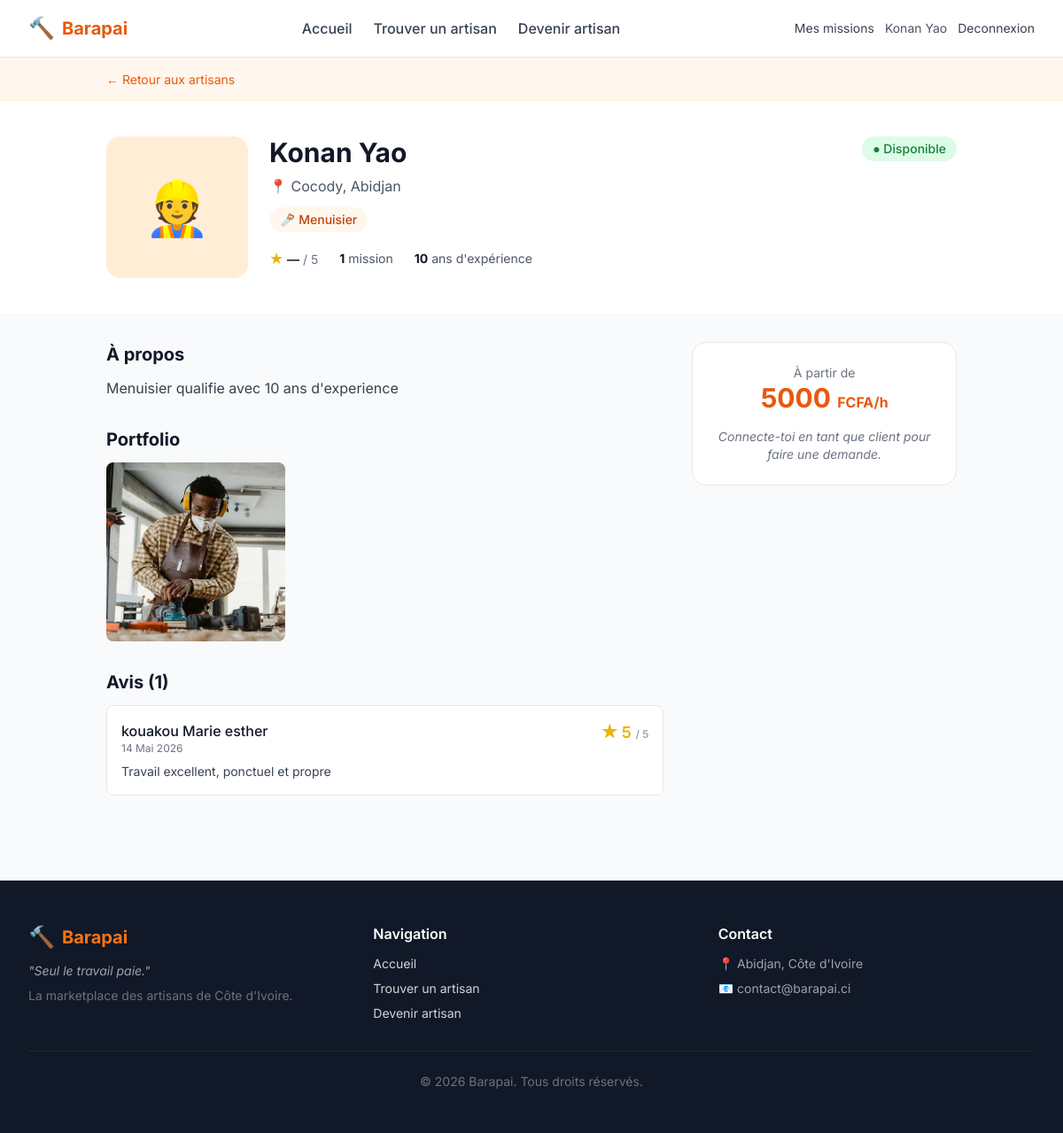
The app's page /artisans/1/ (signed in) with its own data.
### apps/accounts/models.py (models this page shows, shortened)
class User(AbstractUser):
    class Role(models.TextChoices):
        CLIENT = 'CLIENT', _('Client')
        ARTISAN = 'ARTISAN', _('Artisan')
    username = None
    email = models.EmailField(_('Adresse email'), unique=True)
    phone = models.CharField(_('Telephone'), max_length=20, blank=True)
    full_name = models.CharField(_('Nom complet'), max_length=150)
    role = models.CharField(
        _('Role'),
        max_length=10,
        choices=Role.choices,
        default=Role.CLIENT,
    )
    is_phone_verified = models.BooleanField(_('Telephone verifie'), default=False)
    USERNAME_FIELD = 'email'  # email sert d'identifiant
    REQUIRED_FIELDS = ['full_name']  # demande lors de createsuperuser
    objects = UserManager()
    class Meta:
        verbose_name = _('Utilisateur')
        verbose_name_plural = _('Utilisateurs')
    @property
    def is_artisan(self):
        return self.role == self.Role.ARTISAN
    @property
    def is_client(self):
        return self.role == self.Role.CLIENT

class ArtisanProfile(models.Model):
    user = models.OneToOneField(
        User,
        on_delete=models.CASCADE,
        related_name='artisan_profile',
        limit_choices_to={'role': User.Role.ARTISAN},
        verbose_name=_('Utilisateur'),
    )
    bio = models.TextField(_('Biographie / description'), blank=True)
    years_experience = models.PositiveSmallIntegerField(
        _("Annees d'experience"), default=0
    )
    hourly_rate = models.PositiveIntegerField(
        _('Tarif horaire (FCFA)'), null=True, blank=True
    )
    is_available = models.BooleanField(_('Disponible'), default=True)
    categories = models.ManyToManyField(
        'catalog.Category',
        related_name='artisans',
        blank=True,
        verbose_name=_('Categories de metiers'),
    )
    profile_picture = models.ImageField(
        _('Photo de profil'),
        upload_to='profile_pictures/',
        blank=True,
        null=True,
    )
    city = models.CharField(_('Ville'), max_length=100, default='Abidjan')
    neighborhood = models.CharField(_('Quartier'), max_length=100, blank=True)
    latitude = models.FloatField(_('Latitude'), null=True, blank=True)
    longitude = models.FloatField(_('Longitude'), null=True, blank=True)
    average_rating = models.DecimalField(
        _('Note moyenne'),
        max_digits=3, decimal_places=2,
        default=0,
    )
    total_jobs = models.PositiveIntegerField(_('Missions terminees'), default=0)
    is_verified_by_admin = models.BooleanField(
        _('Verifie par admin'), default=False
    )
    created_at = models.DateTimeField(auto_now_add=True)
    updated_at = models.DateTimeField(auto_now=True)
    class Meta:
        verbose_name = _('Profil artisan')
        verbose_name_plural = _('Profils artisans')
        ordering = ['-created_at']

### apps/catalog/models.py (models this page shows, shortened)
class Category(models.Model):
    name = models.CharField(_('Nom'), max_length=100, unique=True)
    slug = models.SlugField(_('Slug'), max_length=100, unique=True)
    icon = models.CharField(
        _('Icone (emoji ou nom)'),
        max_length=50,
        blank=True,
        help_text=_('Ex: 🔧 ou wrench (nom lucide-icon)'),
    )
    description = models.TextField(_('Description'), blank=True)
    is_active = models.BooleanField(_('Active'), default=True)
    created_at = models.DateTimeField(auto_now_add=True)
    class Meta:
        verbose_name = _('Categorie')
        verbose_name_plural = _('Categories')
        ordering = ['name']

class PortfolioImage(models.Model):
    artisan = models.ForeignKey(
        'accounts.ArtisanProfile',
        on_delete=models.CASCADE,
        related_name='portfolio_images',
        verbose_name=_('Artisan'),
    )
    image = models.ImageField(_('Image'), upload_to='portfolio/')
    caption = models.CharField(_('Legende'), max_length=200, blank=True)
    uploaded_at = models.DateTimeField(auto_now_add=True)
    class Meta:
        verbose_name = _('Photo de portfolio')
        verbose_name_plural = _('Photos de portfolio')
        ordering = ['-uploaded_at']

### apps/services/models.py (models this page shows, shortened)
class Review(models.Model):
    service_request = models.OneToOneField(
        ServiceRequest,
        on_delete=models.CASCADE,
        related_name='review',
        verbose_name=_('Mission'),
    )
    rating = models.PositiveSmallIntegerField(
        _('Note (1 a 5)'),
        validators=[MinValueValidator(1), MaxValueValidator(5)],
    )
    comment = models.TextField(_('Commentaire'), blank=True)
    created_at = models.DateTimeField(auto_now_add=True)
    class Meta:
        verbose_name = _('Avis')
        verbose_name_plural = _('Avis')
        ordering = ['-created_at']

class ServiceRequest(models.Model):
    class Status(models.TextChoices):
        PENDING = 'PENDING', _('En attente')
        ACCEPTED = 'ACCEPTED', _('Acceptee')
        REJECTED = 'REJECTED', _('Refusee')
        COMPLETED = 'COMPLETED', _('Terminee')
        CANCELLED = 'CANCELLED', _('Annulee')
    client = models.ForeignKey(
        'accounts.User',
        on_delete=models.CASCADE,
        related_name='requests_made',
        limit_choices_to={'role': 'CLIENT'},
        verbose_name=_('Client'),
    )
    artisan = models.ForeignKey(
        'accounts.ArtisanProfile',
        on_delete=models.CASCADE,
        related_name='requests_received',
        verbose_name=_('Artisan'),
    )
    category = models.ForeignKey(
        'catalog.Category',
        on_delete=models.PROTECT,
        related_name='service_requests',
        verbose_name=_('Categorie'),
    )
    title = models.CharField(_('Titre'), max_length=200)
    description = models.TextField(_('Description'))
    budget_min = models.PositiveIntegerField(_('Budget min (FCFA)'), null=True, blank=True)
    budget_max = models.PositiveIntegerField(_('Budget max (FCFA)'), null=True, blank=True)
    address = models.CharField(_('Adresse'), max_length=255, blank=True)
    latitude = models.FloatField(_('Latitude'), null=True, blank=True)
    longitude = models.FloatField(_('Longitude'), null=True, blank=True)
    status = models.CharField(
        _('Statut'),
        max_length=20,
        choices=Status.choices,
        default=Status.PENDING,
    )
    created_at = models.DateTimeField(auto_now_add=True)
    updated_at = models.DateTimeField(auto_now=True)
    completed_at = models.DateTimeField(_('Termine le'), null=True, blank=True)
    class Meta:
        verbose_name = _('Demande de service')
        verbose_name_plural = _('Demandes de services')
        ordering = ['-created_at']

### apps/catalog/views.py (the view)
# urls.py: path('<int:pk>/', views.artisan_detail, name='artisan_detail'),
def artisan_detail(request, pk):
    artisan = get_object_or_404(
        ArtisanProfile.objects
        .select_related('user')
        .prefetch_related('categories', 'portfolio_images'),
        pk=pk,
    )
    recent_reviews = (
        Review.objects
        .filter(service_request__artisan=artisan)
        .select_related('service_request__client')
        .order_by('-created_at')[:5]
    )
    return render(request, 'catalog/artisan_detail.html', {
        'artisan': artisan,
        'recent_reviews': recent_reviews,
    })

### templates/catalog/artisan_detail.html (shortened to what this page needs)
{% extends 'base.html' %}
{% block content %}
<div class="bg-orange-50 border-b border-orange-100">
    <div class="max-w-5xl mx-auto px-4 sm:px-6 lg:px-8 py-3">
        <a href="{% url 'catalog:artisans_list' %}" class="text-sm text-orange-600 hover:underline">
            ← Retour aux artisans
        </a>
    </div>
</div>
<section class="bg-white">
    <div class="max-w-5xl mx-auto px-4 sm:px-6 lg:px-8 py-10">
        <div class="flex flex-col md:flex-row gap-6 items-start">
            {% if artisan.profile_picture %}
                <img src="{{ artisan.profile_picture.url }}" alt="{{ artisan.user.full_name }}"
                     class="w-32 h-32 md:w-40 md:h-40 rounded-2xl object-cover">
            {% else %}
                <div class="w-32 h-32 md:w-40 md:h-40 rounded-2xl bg-orange-100 flex items-center justify-center text-6xl">
                    👷
                </div>
            {% endif %}
            <div class="flex-1">
                <div class="flex flex-wrap items-start justify-between gap-3 mb-2">
                    <h1 class="text-3xl font-bold text-gray-900">{{ artisan.user.full_name }}</h1>
                    {% if artisan.is_available %}
                        <span class="bg-green-100 text-green-700 text-sm px-3 py-1 rounded-full font-medium">
                            ● Disponible
                        </span>
                    {% else %}
                        <span class="bg-gray-100 text-gray-500 text-sm px-3 py-1 rounded-full">
                            Occupé
                        </span>
                    {% endif %}
                </div>
                <p class="text-gray-600 mb-3">
                    📍 {% if artisan.neighborhood %}{{ artisan.neighborhood }}, {% endif %}{{ artisan.city }}
                </p>
                <div class="flex flex-wrap gap-2 mb-4">
                    {% for cat in artisan.categories.all %}
                        <span class="text-sm bg-orange-50 text-orange-700 px-3 py-1 rounded-full font-medium">
                            {{ cat.icon }} {{ cat.name }}
                        </span>
                    {% endfor %}
                </div>
                <div class="flex flex-wrap items-center gap-x-6 gap-y-2 text-sm">
                    <div>
                        <span class="text-yellow-500 text-lg">★</span>
                        <span class="font-semibold">{{ artisan.average_rating|default:"—" }}</span>
                        <span class="text-gray-500">/ 5</span>
                    </div>
                    <div class="text-gray-600">
                        <strong class="text-gray-900">{{ artisan.total_jobs }}</strong> mission{{ artisan.total_jobs|pluralize }}
                    </div>
                    <div class="text-gray-600">
                        <strong class="text-gray-900">{{ artisan.years_experience }}</strong> an{{ artisan.years_experience|pluralize }} d'expérience
                    </div>
                </div>
            </div>
        </div>
    </div>
</section>
<section class="max-w-5xl mx-auto px-4 sm:px-6 lg:px-8 py-8">
    <div class="grid md:grid-cols-3 gap-8">
        <div class="md:col-span-2 space-y-8">
            {% if artisan.bio %}
            <div>
                <h2 class="text-xl font-bold text-gray-900 mb-3">À propos</h2>
                <p class="text-gray-700 whitespace-pre-line">{{ artisan.bio }}</p>
            </div>
            {% endif %}
            {% if artisan.portfolio_images.all %}
            <div>
                <h2 class="text-xl font-bold text-gray-900 mb-3">Portfolio</h2>
                <div class="grid grid-cols-2 md:grid-cols-3 gap-3">
                    {% for photo in artisan.portfolio_images.all %}
                    <div class="aspect-square rounded-lg overflow-hidden bg-gray-100">
                        <img src="{{ photo.image.url }}" alt="{{ photo.caption|default:'Realisation' }}"
                             class="w-full h-full object-cover hover:scale-105 transition duration-300">
                    </div>
                    {% endfor %}
                </div>
            </div>
            {% endif %}
            <div>
                <h2 class="text-xl font-bold text-gray-900 mb-3">
                    Avis ({{ recent_reviews|length }})
                </h2>
                {% if recent_reviews %}
                <div class="space-y-4">
                    {% for review in recent_reviews %}
                    <div class="bg-white border border-gray-200 rounded-lg p-4">
                        <div class="flex items-start justify-between mb-2">
                            <div>
                                <p class="font-medium text-gray-900">{{ review.service_request.client.full_name }}</p>
                                <p class="text-xs text-gray-500">{{ review.created_at|date:"d M Y" }}</p>
                            </div>
                            <div class="text-yellow-500 text-lg font-semibold whitespace-nowrap">
    ★ {{ review.rating }} <span class="text-xs text-gray-400">/ 5</span>
</div>
                        </div>
                        {% if review.comment %}
                            <p class="text-sm text-gray-700">{{ review.comment }}</p>
                        {% endif %}
                    </div>
                    {% endfor %}
                </div>
                {% else %}
                <p class="text-sm text-gray-500 italic">Aucun avis pour le moment.</p>
                {% endif %}
            </div>
        </div>
        <div>
            <div class="bg-white border border-gray-200 rounded-2xl p-6 sticky top-20">
                {% if artisan.hourly_rate %}
                <div class="text-center mb-4">
                    <p class="text-sm text-gray-500">À partir de</p>
                    <p class="text-3xl font-bold text-orange-600">
                        {{ artisan.hourly_rate }} <span class="text-base">FCFA/h</span>
                    </p>
                </div>
                {% else %}
                <div class="text-center mb-4">
                    <p class="text-sm text-gray-500">Tarif</p>
                    <p class="text-lg font-semibold text-gray-700">Sur devis</p>
                </div>
                {% endif %}
                {% if user.is_authenticated and user.is_client %}
                <a href="{% url 'services:create' artisan_pk=artisan.pk %}" class="block w-full bg-orange-600 text-white py-3 rounded-lg font-semibold text-center hover:bg-orange-700 transition">
                        Demander un service
                </a>
                {% elif user.is_authenticated %}
                    <p class="text-center text-sm text-gray-500 italic">
                        Connecte-toi en tant que client pour faire une demande.
                    </p>
                {% endif %}
            </div>
        </div>
    </div>
</section>
{% endblock %}

### templates/partials/_navbar.html (shortened to what this page needs)
<nav class="bg-white border-b border-gray-200 sticky top-0 z-50">
    <div class="max-w-7xl mx-auto px-4 sm:px-6 lg:px-8">
        <div class="flex justify-between items-center h-16">
            <a href="{% url 'core:home' %}" class="flex items-center gap-2">
                <span class="text-2xl">🔨</span>
                <span class="text-xl font-bold text-orange-600">Barapai</span>
            </a>
            <div class="hidden md:flex items-center gap-6">
                <a href="{% url 'core:home' %}" class="text-gray-700 hover:text-orange-600 font-medium">
                    Accueil
                </a>
                <a href="{% url 'catalog:artisans_list' %}" class="text-gray-700 hover:text-orange-600 font-medium">
                    Trouver un artisan
                </a>
                <a href="{% url 'accounts:signup' %}" class="text-gray-700 hover:text-orange-600 font-medium">
                    Devenir artisan
                </a>
            </div>
            <div class="flex items-center gap-3">
                {% if user.is_authenticated %}
                    {% if user.is_client %}
        <a href="{% url 'services:my_requests' %}" class="text-sm text-gray-700 hover:text-orange-600">
            Mes demandes
        </a>
    {% elif user.is_artisan %}
        <a href="{% url 'services:artisan_dashboard' %}" class="text-sm text-gray-700 hover:text-orange-600">
            Mes missions
        </a>
    {% endif %}
    <span class="text-sm text-gray-600 hidden sm:inline">{{ user.full_name }}</span>
    <a href="{% url 'accounts:logout' %}" class="text-sm text-gray-700 hover:text-orange-600">
        Deconnexion
    </a>
                {% endif %}
            </div>
        </div>
    </div>
</nav>

### templates/base.html (style rules this page uses)
body { font-family: 'Inter', sans-serif; }

### records on screen
User: full_name "Konan Yao"
ArtisanProfile: user.full_name "Konan Yao", neighborhood "Cocody", city "Abidjan", average_rating "—", total_jobs "1", years_experience "10", bio "Menuisier qualifie avec 10 ans d'experience", hourly_rate "5000"
Category: icon "🪚", name "Menuisier"
PortfolioImage: image (picture)
Review: service_request.client.full_name "kouakou Marie esther", created_at "14 Mai 2026", rating "5", comment "Travail excellent, ponctuel et propre"

### other values on screen
{{ recent_reviews|length }} "1"
